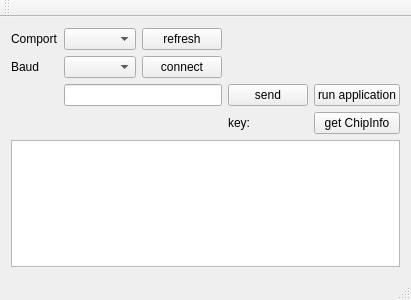
<?xml version="1.0" encoding="UTF-8"?>
<ui version="4.0">
 <class>MainWindow</class>
 <widget class="QMainWindow" name="MainWindow">
  <property name="geometry">
   <rect>
    <x>0</x>
    <y>0</y>
    <width>400</width>
    <height>300</height>
   </rect>
  </property>
  <property name="windowTitle">
   <string>MainWindow</string>
  </property>
  <widget class="QWidget" name="centralWidget">
   <layout class="QGridLayout" name="gridLayout">
    <item row="0" column="2">
     <widget class="QComboBox" name="cmbPort"/>
    </item>
    <item row="3" column="2" colspan="2">
     <widget class="QLineEdit" name="edtFileName"/>
    </item>
    <item row="0" column="4">
     <spacer name="horizontalSpacer">
      <property name="orientation">
       <enum>Qt::Horizontal</enum>
      </property>
      <property name="sizeHint" stdset="0">
       <size>
        <width>40</width>
        <height>20</height>
       </size>
      </property>
     </spacer>
    </item>
    <item row="0" column="1">
     <widget class="QLabel" name="label">
      <property name="text">
       <string>Comport</string>
      </property>
     </widget>
    </item>
    <item row="3" column="4">
     <widget class="QPushButton" name="btnSend">
      <property name="text">
       <string>send</string>
      </property>
     </widget>
    </item>
    <item row="4" column="4">
     <widget class="QLabel" name="lblKey">
      <property name="text">
       <string>key:</string>
      </property>
     </widget>
    </item>
    <item row="1" column="3">
     <widget class="QPushButton" name="btnConnect">
      <property name="text">
       <string>connect</string>
      </property>
     </widget>
    </item>
    <item row="1" column="1">
     <widget class="QLabel" name="label_3">
      <property name="text">
       <string>Baud</string>
      </property>
     </widget>
    </item>
    <item row="1" column="2">
     <widget class="QComboBox" name="cmbBaud"/>
    </item>
    <item row="0" column="3">
     <widget class="QPushButton" name="btnRefresh">
      <property name="text">
       <string>refresh</string>
      </property>
     </widget>
    </item>
    <item row="3" column="5">
     <widget class="QPushButton" name="btnRunApplication">
      <property name="text">
       <string>run application</string>
      </property>
     </widget>
    </item>
    <item row="4" column="5">
     <widget class="QPushButton" name="btnChipInfo">
      <property name="text">
       <string>get ChipInfo</string>
      </property>
     </widget>
    </item>
    <item row="5" column="1" colspan="5">
     <widget class="QPlainTextEdit" name="plainTextEdit"/>
    </item>
   </layout>
  </widget>
  <widget class="QMenuBar" name="menuBar">
   <property name="geometry">
    <rect>
     <x>0</x>
     <y>0</y>
     <width>400</width>
     <height>20</height>
    </rect>
   </property>
  </widget>
  <widget class="QToolBar" name="mainToolBar">
   <attribute name="toolBarArea">
    <enum>TopToolBarArea</enum>
   </attribute>
   <attribute name="toolBarBreak">
    <bool>false</bool>
   </attribute>
  </widget>
  <widget class="QStatusBar" name="statusBar"/>
 </widget>
 <layoutdefault spacing="6" margin="11"/>
 <resources/>
 <connections/>
</ui>
